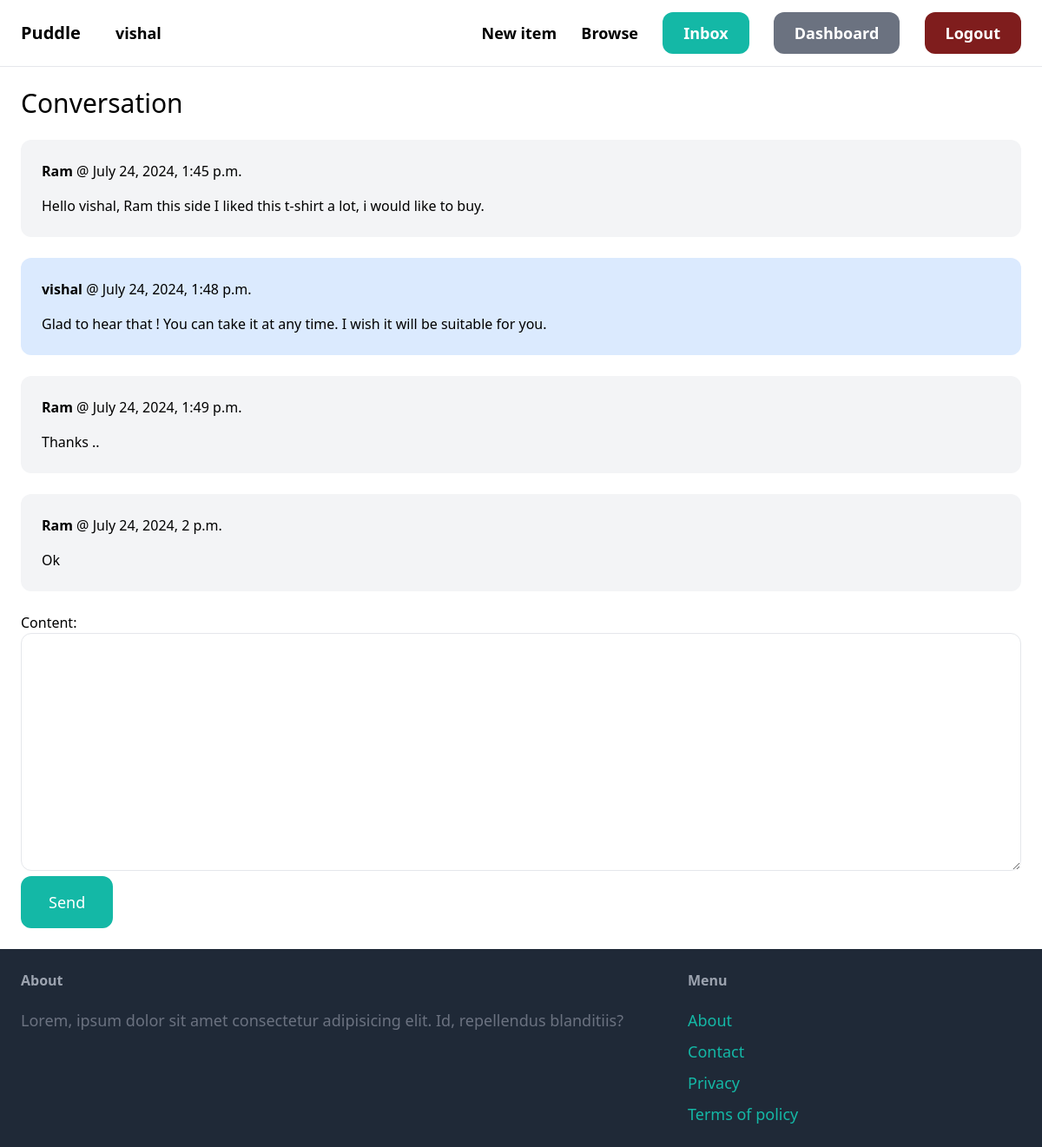
Screenshot of /inbox/5 (signed in) with the database file from the repository.
### conversation/models.py (models this page shows)
class ConversationMessage(models.Model):
    conversation = models.ForeignKey(Conversation, related_name='messages', on_delete=models.CASCADE)
    content = models.TextField()
    created_at = models.DateTimeField(auto_now_add=True)
    created_by = models.ForeignKey(User, related_name='created_message', on_delete=models.CASCADE)

### conversation/views.py (the view)
# urls.py: path('<int:pk>', views.detail, name='detail'),
@login_required
def detail(request, pk):
    conversation = Conversation.objects.filter(members__in=[request.user.id]).get(pk=pk)
    if request.method == 'POST':
        form = ConversationMessageForm(request.POST)
        if form.is_valid():
            conversation_message = form.save(commit=False)
            conversation_message.conversation = conversation
            conversation_message.created_by = request.user
            conversation_message.save()
            conversation.save()
            return redirect('conversation:detail', pk=pk)
    else:
        form = ConversationMessageForm()
    return render(request, 'conversation/detail.html',{
        'conversation':conversation,
        'form':form
    })

### conversation/forms.py
class ConversationMessageForm(forms.ModelForm):
    class Meta:
        model = ConversationMessage
        fields = ('content',)
        widgets = {
            'content':forms.Textarea(attrs={
                'class':'w-full py-4 rounded-xl border'
            })
        }

### conversation/templates/conversation/detail.html (shortened to what this page needs)
{% extends "core/base.html" %}
{% block content %}
<h1 class="mb-6 text-3xl">Conversation</h1>
<div class="space-y-6">
    {% for message in conversation.messages.all %}
            <div class="p-6 flex {% if message.created_by == request.user %} bg-blue-100 {% else %}bg-gray-100 {% endif %} rounded-xl">
                <div>
                    <p class="mb-4"><strong>{{ message.created_by.username }}</strong> @ {{ message.created_at }}</p>
                    <p>{{ message.content }}</p>
                </div>
            </div>
    {% endfor %}
</div>
<form action="" method='post' class='mt-6'>
    {{ form.as_p }}
    <button class="py-4 px-8 text-lg bg-teal-500 hover:bg-teal-700 rounded-xl text-white ">Send</button>
</form>
{% endblock %}

### core/templates/core/base.html (shortened to what this page needs)
<!DOCTYPE html>
<html lang="en">
<head>
    <script src='https://cdn.tailwindcss.com'></script>
</head>
<body>
    <nav class="py-6 px-6 flex justify-between items-center border-b border-gray-200">
        <div class="space-x-10 flex">
            <a href="/" class='text-xl font-semibold'>Puddle</a>
            {% if request.user.is_authenticated %}
            <div class='text-lg font-semibold'>{{ request.user.username }}</div>
            {% endif %}
        </div>
        <div class="space-x-6">
            <a href="{% url 'item:new' %}" class='text-lg font-semibold hover:text-gray-500'>New item</a>
            <a href="{% url 'item:items' %}" class='text-lg font-semibold hover:text-gray-500'>Browse</a>
            {% if request.user.is_authenticated %}
            <a href="{% url 'conversation:inbox' %}" class='px-6 py-3 text-lg font-semibold bg-teal-500 text-white rounded-xl hover:bg-teal-700'>Inbox</a>
            <a href="{% url 'dashboard:index' %}" class='px-6 py-3 text-lg font-semibold bg-gray-500 text-white rounded-xl hover:bg-gray-700'>Dashboard</a>
            <a href="{% url 'core:logout' %}" class='px-6 py-3 text-lg font-semibold bg-red-900 text-white rounded-xl hover:bg-red-950'>Logout</a>
            {% else %}
            <a href="{% url 'core:signup' %}" class='px-6 py-3 text-lg font-semibold bg-teal-500 text-white rounded-xl hover:bg-teal-700'>Sign up</a>
            <a href="{% url 'core:login' %}" class='px-6 py-3 text-lg font-semibold bg-gray-500 text-white rounded-xl hover:bg-gray-700'>Log in</a>
            {% endif %}
        </div>
    </nav>
    <div class="px-6 py-6">
        {% block content %}{% endblock %}
    </div>
    <footer class='py-6 px-6 flex justify-between bg-gray-800'>
        <div class="w2/3 pr-10">
            <h3 class="mb-5 font-semibold text-gray-400">About</h3>
            <p class="text-lg text-gray-500">Lorem, ipsum dolor sit amet consectetur adipisicing elit. Id, repellendus blanditiis?</p>
        </div>
        <div class="w-1/3">
            <h3 class="mb-5 font-semibold text-gray-400">Menu</h3>
            <ul class="space-y-2">
                <li><a href="#" class="text-lg text-teal-500 hover:text-teal-700">About</a></li>
                <li><a href="{% url 'core:contact' %}" class="text-lg text-teal-500 hover:text-teal-700">Contact</a></li>
                <li><a href="#" class="text-lg text-teal-500 hover:text-teal-700">Privacy</a></li>
                <li><a href="#" class="text-lg text-teal-500 hover:text-teal-700">Terms of policy</a></li>
            </ul>
        </div>
    </footer>
</body>
</html>

### rows the page displays
ConversationMessage: created_by.username "Ram", created_at "July 24, 2024, 1:45 p.m.", content "Hello vishal, Ram this side I liked this t-shirt a lot, i would like to buy."
ConversationMessage: created_by.username "vishal", created_at "July 24, 2024, 1:48 p.m.", content "Glad to hear that ! You can take it at any time. I wish it will be suitable for you."
ConversationMessage: created_by.username "Ram", created_at "July 24, 2024, 1:49 p.m.", content "Thanks .."
ConversationMessage: created_by.username "Ram", created_at "July 24, 2024, 2 p.m.", content "Ok"

### other values shown
{{ request.user.username }} "vishal"
